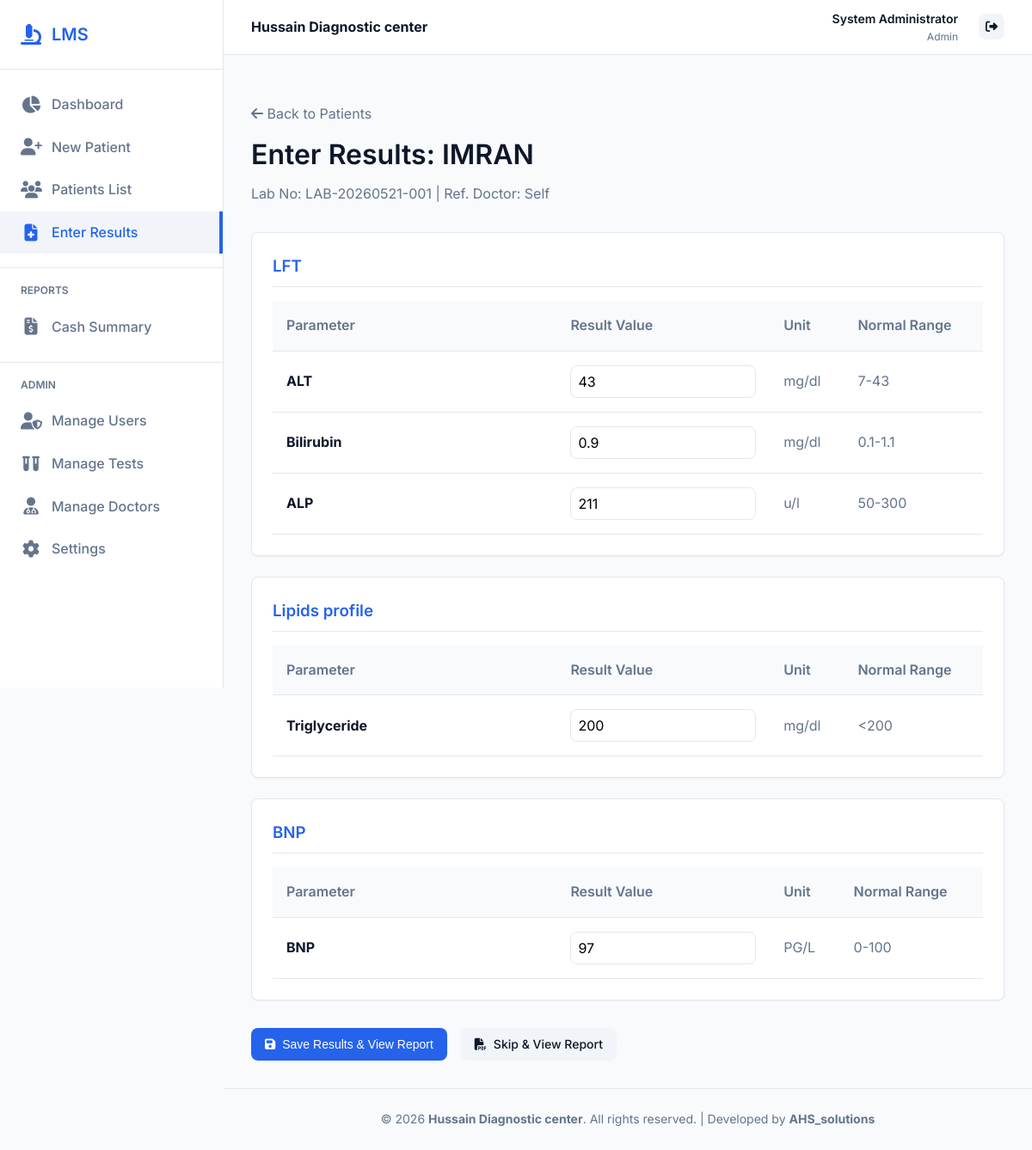
The page /patients/38/results (signed in) on the database its author committed.
### models.py (models this page shows)
class Setting(db.Model):
    id = db.Column(db.Integer, primary_key=True)
    key = db.Column(db.String(50), unique=True, nullable=False)
    value = db.Column(db.String(255), nullable=False)

class User(db.Model, UserMixin):
    id = db.Column(db.Integer, primary_key=True)
    username = db.Column(db.String(50), unique=True, nullable=False)
    password_hash = db.Column(db.String(255), nullable=False)
    role = db.Column(db.String(50), nullable=False) # Admin, Receptionist, Lab Technician, Technologist, Pathologist
    name = db.Column(db.String(100), nullable=False)

class Patient(db.Model):
    id = db.Column(db.Integer, primary_key=True)
    lab_number = db.Column(db.String(50), unique=True, nullable=False)
    name = db.Column(db.String(100), nullable=False)
    gender = db.Column(db.String(10), nullable=False)
    age = db.Column(db.Integer, nullable=False)
    contact = db.Column(db.String(20), nullable=True)
    referring_doctor = db.Column(db.String(100), nullable=True) # Fallback/Legacy
    doctor_id = db.Column(db.Integer, db.ForeignKey('doctor.id'), nullable=True)
    registration_date = db.Column(db.DateTime, default=datetime.now)
    total_amount = db.Column(db.Float, default=0.0)
    discount_type = db.Column(db.String(20), default='none') # none, fixed, percentage
    discount_value = db.Column(db.Float, default=0.0)
    paid_amount = db.Column(db.Float, default=0.0)
    tests = db.relationship('PatientTest', backref='patient', lazy=True)

class PatientTest(db.Model):
    id = db.Column(db.Integer, primary_key=True)
    patient_id = db.Column(db.Integer, db.ForeignKey('patient.id'), nullable=False)
    test_id = db.Column(db.Integer, db.ForeignKey('test.id'), nullable=False)
    status = db.Column(db.String(20), default='Pending') # Pending, Completed, Cancelled
    results = db.relationship('Result', backref='patient_test', lazy=True, cascade="all, delete-orphan")

class Test(db.Model):
    id = db.Column(db.Integer, primary_key=True)
    name = db.Column(db.String(100), nullable=False)
    price = db.Column(db.Float, nullable=False)
    parameters = db.relationship('Parameter', backref='test', lazy=True, cascade="all, delete-orphan")
    patient_tests = db.relationship('PatientTest', backref='test', lazy=True)

class Parameter(db.Model):
    id = db.Column(db.Integer, primary_key=True)
    test_id = db.Column(db.Integer, db.ForeignKey('test.id'), nullable=False)
    name = db.Column(db.String(100), nullable=False)
    unit = db.Column(db.String(50), nullable=True)
    normal_range = db.Column(db.String(100), nullable=True)
    notes = db.Column(db.Text, nullable=True)
    results = db.relationship('Result', backref='parameter', lazy=True)

class Result(db.Model):
    id = db.Column(db.Integer, primary_key=True)
    patient_test_id = db.Column(db.Integer, db.ForeignKey('patient_test.id'), nullable=False)
    parameter_id = db.Column(db.Integer, db.ForeignKey('parameter.id'), nullable=False)
    result_value = db.Column(db.String(100), nullable=True)

### app.py (the view, shortened to what this page needs)
@app.route('/patients/<int:patient_id>/results', methods=['GET', 'POST'])
@login_required
@role_required('Admin', 'Lab Technician', 'Technologist', 'Pathologist')
def patient_results(patient_id):
    patient = Patient.query.get_or_404(patient_id)
    existing_results = {}
    for pt in patient.tests:
        if pt.status == 'Cancelled':
            continue
        for res in pt.results:
            existing_results[res.parameter_id] = res.result_value
    return render_template('results/form.html', patient=patient, existing_results=existing_results)

### app.py (called while the page is built)
@login_manager.user_loader
def load_user(user_id):
    return User.query.get(int(user_id))

def role_required(*roles):
    def decorator(f):
        @wraps(f)
        def decorated_function(*args, **kwargs):
            if not current_user.is_authenticated:
                return redirect(url_for('login', next=request.url))
            if current_user.role not in roles and current_user.role != 'Admin':
                flash('You do not have permission to access this page.', 'error')
                return redirect(url_for('dashboard'))
            return f(*args, **kwargs)
        return decorated_function
    return decorator

def get_settings():
    if 'settings' not in g:
        try:
            g.settings = {s.key: s.value for s in Setting.query.all()}
        except Exception:
            g.settings = {}  # table may not exist during first init
    return g.settings

@app.context_processor
def inject_globals():
    settings = get_settings()
    return dict(
        lab_name=settings.get('lab_name', 'Ideal Diagnostic Center'),
        lab_address=settings.get('lab_address', ''),
        lab_contact=settings.get('lab_contact', ''),
        footer_dr1=settings.get('footer_dr1', ''),
        footer_dr2=settings.get('footer_dr2', ''),
        footer_dr3=settings.get('footer_dr3', ''),
        current_user=current_user,
        now=datetime.now(),
    )

### templates/results/form.html
{% extends "base.html" %}
{% block content %}
<div style="margin-bottom: 2rem;">
    <a href="{{ url_for('results_list') }}" style="color: var(--text-light); text-decoration: none; margin-bottom: 0.5rem; display: inline-block;">
        <i class="fa-solid fa-arrow-left"></i> Back to Patients
    </a>
    <h1>Enter Results: {{ patient.name }}</h1>
    <p style="color: var(--text-light);">Lab No: {{ patient.lab_number }} | Ref. Doctor: {{ patient.referring_doctor }}</p>
</div>
<form method="POST">
    {% for pt in patient.tests %}
    {% if pt.status != 'Cancelled' %}
    <div class="card" style="margin-bottom: 1.5rem;">
        <h3 style="margin-bottom: 1rem; border-bottom: 1px solid var(--border-color); padding-bottom: 0.5rem; color: var(--primary-color);">{{ pt.test.name }}</h3>
        {% if pt.test.parameters %}
            <div class="table-responsive">
                <table>
                    <thead>
                        <tr>
                            <th style="width: 40%;">Parameter</th>
                            <th style="width: 30%;">Result Value</th>
                            <th>Unit</th>
                            <th>Normal Range</th>
                        </tr>
                    </thead>
                    <tbody>
                        {% for param in pt.test.parameters %}
                        <tr>
                            <td><strong>{{ param.name }}</strong></td>
                            <td>
                                <input type="text" name="result_{{ param.id }}" class="form-control" style="padding: 0.5rem;" value="{{ existing_results.get(param.id, '') }}" placeholder="Enter result...">
                            </td>
                            <td style="color: var(--text-light);">{{ param.unit or '-' }}</td>
                            <td style="color: var(--text-light);">{{ param.normal_range or '-' }}</td>
                        </tr>
                        {% endfor %}
                    </tbody>
                </table>
            </div>
        {% else %}
            <p style="color: var(--text-light); font-style: italic;">No parameters defined for this test. Please add them in Test Management.</p>
        {% endif %}
    </div>
    {% endif %}
    {% endfor %}
    <div style="margin-top: 2rem; display: flex; gap: 1rem;">
        <button type="submit" class="btn btn-primary btn-lg"><i class="fa-solid fa-save"></i> Save Results & View Report</button>
        <a href="{{ url_for('patient_report', patient_id=patient.id) }}" class="btn btn-secondary"><i class="fa-solid fa-file-pdf"></i> Skip & View Report</a>
    </div>
</form>
{% endblock %}

### templates/base.html (shortened to what this page needs)
<!DOCTYPE html>
<html lang="en">
<head>
    <link rel="stylesheet" href="https://cdnjs.cloudflare.com/ajax/libs/font-awesome/6.4.0/css/all.min.css">
    <link rel="stylesheet" href="{{ url_for('static', filename='css/style.css') }}">
</head>
<body>
    <div class="app-container">
        {% if current_user.is_authenticated %}
        <aside class="sidebar no-print">
            <div class="sidebar-header">
                <i class="fa-solid fa-microscope" style="color: var(--primary-color); font-size: 1.5rem;"></i>
                <h2>LMS</h2>
            </div>
            <nav class="sidebar-nav">
                <a href="{{ url_for('dashboard') }}" class="nav-item {% if request.endpoint == 'dashboard' %}active{% endif %}">
                    <i class="fa-solid fa-chart-pie"></i>
                    Dashboard
                </a>
                {% if current_user.role in ['Admin', 'Receptionist'] %}
                <a href="{{ url_for('patient_new') }}" class="nav-item {% if 'patient_new' in request.endpoint %}active{% endif %}">
                    <i class="fa-solid fa-user-plus"></i>
                    New Patient
                </a>
                {% endif %}
                <a href="{{ url_for('results_list') }}" class="nav-item {% if 'results_list' in request.endpoint %}active{% endif %}">
                    <i class="fa-solid fa-users"></i>
                    Patients List
                </a>
                {% if current_user.role in ['Admin', 'Lab Technician', 'Technologist', 'Pathologist'] %}
                <a href="{{ url_for('results_list') }}" class="nav-item {% if 'patient_results' in request.endpoint %}active{% endif %}">
                    <i class="fa-solid fa-file-medical"></i>
                    Enter Results
                </a>
                {% endif %}
                {% if current_user.role == 'Admin' %}
                <div style="border-top: 1px solid var(--border-color); margin: 1rem 0;"></div>
                <div style="padding: 0 1.5rem; font-size: 0.75rem; font-weight: 600; color: var(--text-light); text-transform: uppercase; margin-bottom: 0.5rem;">Reports</div>
                <a href="{{ url_for('cash_summary') }}" class="nav-item {% if 'cash_summary' in request.endpoint %}active{% endif %}">
                    <i class="fa-solid fa-file-invoice-dollar"></i>
                    Cash Summary
                </a>
                <div style="border-top: 1px solid var(--border-color); margin: 1rem 0;"></div>
                <div style="padding: 0 1.5rem; font-size: 0.75rem; font-weight: 600; color: var(--text-light); text-transform: uppercase; margin-bottom: 0.5rem;">Admin</div>
                <a href="{{ url_for('manage_users') }}" class="nav-item {% if 'manage_users' in request.endpoint %}active{% endif %}">
                    <i class="fa-solid fa-user-shield"></i>
                    Manage Users
                </a>
                <a href="{{ url_for('test_list') }}" class="nav-item {% if 'test' in request.endpoint %}active{% endif %}">
                    <i class="fa-solid fa-vials"></i>
                    Manage Tests
                </a>
                <a href="{{ url_for('doctor_list') }}" class="nav-item {% if 'doctor' in request.endpoint %}active{% endif %}">
                    <i class="fa-solid fa-user-md"></i>
                    Manage Doctors
                </a>
                <a href="{{ url_for('settings') }}" class="nav-item {% if 'settings' in request.endpoint %}active{% endif %}">
                    <i class="fa-solid fa-cog"></i>
                    Settings
                </a>
                {% endif %}
            </nav>
        </aside>
        {% endif %}
        <main class="main-content" {% if not current_user.is_authenticated %}style="margin-left: 0;"{% endif %}>
            {% if current_user.is_authenticated %}
            <header class="topbar no-print">
                <div class="lab-brand">
                    <strong>{{ lab_name }}</strong>
                </div>
                <div class="topbar-actions" style="display: flex; align-items: center; gap: 1.5rem;">
                    <div style="text-align: right;">
                        <div style="font-weight: 600; font-size: 0.875rem;">{{ current_user.name }}</div>
                        <div style="color: var(--text-light); font-size: 0.75rem;">{{ current_user.role }}</div>
                    </div>
                    <a href="{{ url_for('logout') }}" class="btn btn-secondary btn-icon" title="Logout"><i class="fa-solid fa-right-from-bracket"></i></a>
                </div>
            </header>
            {% endif %}
            <div class="content-wrapper">
                {% block content %}{% endblock %}
            </div>
            <footer class="no-print" style="text-align: center; padding: 1.5rem; border-top: 1px solid var(--border-color); color: var(--text-light); font-size: 0.875rem; margin-top: auto;">
                &copy; 2026 <strong>{{ lab_name }}</strong>. All rights reserved. | Developed by <strong>AHS_solutions</strong>
            </footer>
        </main>
    </div>
</body>
</html>

### static/css/style.css (style rules this page uses)
:root { --primary-color: #2563eb; --primary-hover: #1d4ed8; --secondary-color: #f1f5f9; --text-dark: #0f172a; --text-light: #64748b; --bg-light: #f8fafc; --white: #ffffff; --border-color: #e2e8f0; --success: #10b981; --danger: #ef4444; --warning: #f59e0b; --shadow-sm: 0 1px 2px 0 rgb(0 0 0 / 0.05); --shadow-md: 0 4px 6px -1px rgb(0 0 0 / 0.1), 0 2px 4px -2px rgb(0 0 0 / 0.1); --shadow-lg: 0 10px 15px -3px rgb(0 0 0 / 0.1), 0 4px 6px -4px rgb(0 0 0 / 0.1); --border-radius: 8px; --transition: all 0.3s ease; }
* { margin: 0; padding: 0; box-sizing: border-box; }
body { font-family: 'Inter', sans-serif; background-color: var(--bg-light); color: var(--text-dark); line-height: 1.6; }
h1, h2, h3, h4, h5, h6 { font-weight: 600; color: var(--text-dark); margin-bottom: 0.5rem; }
a { color: var(--primary-color); text-decoration: none; transition: var(--transition); }
.app-container { display: flex; min-height: 100vh; }
.sidebar { width: 260px; background-color: var(--white); border-right: 1px solid var(--border-color); display: flex; flex-direction: column; position: fixed; height: 100vh; overflow-y: auto; z-index: 100; }
.sidebar-header { padding: 1.5rem; border-bottom: 1px solid var(--border-color); display: flex; align-items: center; gap: 0.75rem; }
.sidebar-header h2 { font-size: 1.25rem; margin: 0; color: var(--primary-color); }
.sidebar-nav { padding: 1rem 0; flex: 1; }
.nav-item { padding: 0.75rem 1.5rem; display: flex; align-items: center; gap: 0.75rem; color: var(--text-light); font-weight: 500; transition: var(--transition); }
.nav-item:hover, .nav-item.active { background-color: var(--secondary-color); color: var(--primary-color); border-right: 4px solid var(--primary-color); }
.nav-item i { font-size: 1.25rem; width: 24px; text-align: center; }
.main-content { flex: 1; margin-left: 260px; display: flex; flex-direction: column; }
.topbar { height: 64px; background-color: var(--white); border-bottom: 1px solid var(--border-color); display: flex; align-items: center; justify-content: space-between; padding: 0 2rem; position: sticky; top: 0; z-index: 90; }
.content-wrapper { padding: 2rem; flex: 1; }
.card { background-color: var(--white); border-radius: var(--border-radius); box-shadow: var(--shadow-sm); padding: 1.5rem; margin-bottom: 1.5rem; border: 1px solid var(--border-color); transition: var(--transition); }
.btn { display: inline-flex; align-items: center; justify-content: center; gap: 0.5rem; padding: 0.5rem 1rem; border-radius: var(--border-radius); font-weight: 500; cursor: pointer; transition: var(--transition); border: none; font-size: 0.875rem; }
.btn-primary { background-color: var(--primary-color); color: var(--white); }
.btn-secondary { background-color: var(--secondary-color); color: var(--text-dark); }
.btn-icon { padding: 0.5rem; }
.table-responsive { overflow-x: auto; }
table { width: 100%; border-collapse: collapse; }
th, td { padding: 1rem; text-align: left; border-bottom: 1px solid var(--border-color); }
th { font-weight: 600; color: var(--text-light); background-color: var(--bg-light); }
.form-control { width: 100%; padding: 0.75rem 1rem; border: 1px solid var(--border-color); border-radius: var(--border-radius); font-family: inherit; font-size: 1rem; transition: var(--transition); }

### rows shown on the page
Setting: value "Hussain Diagnostic center"
User: name "System Administrator", role "Admin"
Patient: name "IMRAN", lab_number "LAB-20260521-001", referring_doctor "Self"
PatientTest: test.name "LFT"
Parameter: name "ALT", unit "mg/dl", normal_range "7-43"
Result: get "43"
Parameter: name "Bilirubin", unit "mg/dl", normal_range "0.1-1.1"
Result: get "0.9"
Parameter: name "ALP", unit "u/l", normal_range "50-300"
Result: get "211"
PatientTest: test.name "Lipids profile"
Parameter: name "Triglyceride", unit "mg/dl", normal_range "<200"
Result: get "200"
PatientTest: test.name "BNP"
Parameter: name "BNP", unit "PG/L", normal_range "0-100"
Result: get "97"
